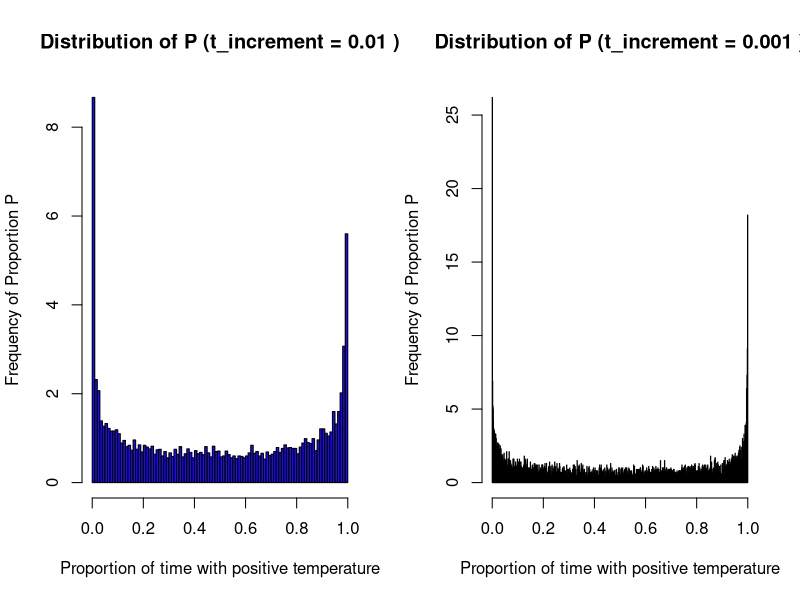

Generate this figure with R:
# Function to simulate the temperature process and calculate P
simulate_p <- function(t_increment, repeat_num) {
  amount_of_increments <- 1 / t_increment   # Number of increments from 0 to 1
  p_values <- numeric(repeat_num)  # To store proportion of
  # time with positive temperature

  # Monte Carlo simulation
  for (i in 1:repeat_num) {
    temperature <- numeric(amount_of_increments + 1)
    for (j in 2:(amount_of_increments + 1)) {
      temperature[j] <- temperature[j - 1] +
        rnorm(1, mean = 0, sd = sqrt(t_increment))
      # normal distribution with variance increment
    }
    # Calculate P for this number
    p_values[i] <- mean(temperature > 0)  # Proportion of time with X(t) > 0
  }

  return(p_values)
}

# Parameters (change these)
increments <- c(0.01, 0.001)  # Different t_increment values
repeat_num <- 10000 # Number of times to simulate

# Simulate for each t_increment and store results
results <- list()
for (t_increment in increments) {
  cat("Simulating for t_increment =", t_increment, "\n")
  p_values <- simulate_p(t_increment, repeat_num)
  results[[as.character(t_increment)]] <- p_values
}

# Plotting the results for each t_increment
par(mfrow = c(1, length(increments)))  # Set up a plot for each t_increment
for (t_increment in increments) {
  hist(results[[as.character(t_increment)]],
       breaks = (1 / t_increment), probability = TRUE,
       main = paste("Distribution of P (t_increment =", t_increment, ")"),
       xlab = "Proportion of time with positive temperature",
       ylab = "Frequency of Proportion P",
       col = "#1d0fdf", border = "#000000")
}